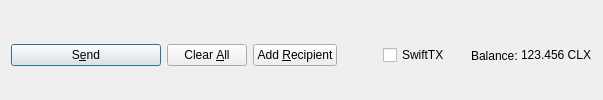
         <widget class="QFrame" name="frame_Send">
          <layout class="QHBoxLayout" name="horizontalLayout">
           <property name="bottomMargin">
            <number>0</number>
           </property>
           <item>
            <widget class="QPushButton" name="sendButton">
             <property name="minimumSize">
              <size>
               <width>150</width>
               <height>0</height>
              </size>
             </property>
             <property name="toolTip">
              <string>Confirm the send action</string>
             </property>
             <property name="text">
              <string>S&amp;end</string>
             </property>
             <property name="icon">
              <iconset resource="../coinclix.qrc">
               <normaloff>:/icons/send</normaloff>:/icons/send</iconset>
             </property>
             <property name="autoDefault">
              <bool>false</bool>
             </property>
             <property name="default">
              <bool>true</bool>
             </property>
            </widget>
           </item>
           <item>
            <widget class="QPushButton" name="clearButton">
             <property name="sizePolicy">
              <sizepolicy hsizetype="Minimum" vsizetype="Fixed">
               <horstretch>0</horstretch>
               <verstretch>0</verstretch>
              </sizepolicy>
             </property>
             <property name="toolTip">
              <string>Clear all fields of the form.</string>
             </property>
             <property name="text">
              <string>Clear &amp;All</string>
             </property>
             <property name="icon">
              <iconset resource="../coinclix.qrc">
               <normaloff>:/icons/remove</normaloff>:/icons/remove</iconset>
             </property>
             <property name="autoDefault">
              <bool>false</bool>
             </property>
            </widget>
           </item>
           <item>
            <widget class="QPushButton" name="addButton">
             <property name="toolTip">
              <string>Send to multiple recipients at once</string>
             </property>
             <property name="text">
              <string>Add &amp;Recipient</string>
             </property>
             <property name="icon">
              <iconset resource="../coinclix.qrc">
               <normaloff>:/icons/add</normaloff>:/icons/add</iconset>
             </property>
             <property name="autoDefault">
              <bool>false</bool>
             </property>
            </widget>
           </item>
           <item>
            <spacer name="horizontalSpacer">
             <property name="orientation">
              <enum>Qt::Horizontal</enum>
             </property>
             <property name="sizeHint" stdset="0">
              <size>
               <width>40</width>
               <height>20</height>
              </size>
             </property>
            </spacer>
           </item>
           <item>
            <layout class="QHBoxLayout" name="horizontalLayout_2">
             <property name="spacing">
              <number>3</number>
             </property>
             <item>
              <widget class="QCheckBox" name="checkSwiftTX">
               <property name="enabled">
                <bool>true</bool>
               </property>
               <property name="minimumSize">
                <size>
                 <width>85</width>
                 <height>0</height>
                </size>
               </property>
               <property name="text">
                <string>SwiftTX</string>
               </property>
              </widget>
             </item>
             <item>
              <widget class="QLabel" name="label">
               <property name="text">
                <string>Balance:</string>
               </property>
              </widget>
             </item>
             <item>
              <widget class="QLabel" name="labelBalance">
               <property name="sizePolicy">
                <sizepolicy hsizetype="Preferred" vsizetype="Fixed">
                 <horstretch>0</horstretch>
                 <verstretch>0</verstretch>
                </sizepolicy>
               </property>
               <property name="cursor">
                <cursorShape>IBeamCursor</cursorShape>
               </property>
               <property name="text">
                <string notr="true">123.456 CLX</string>
               </property>
               <property name="textInteractionFlags">
                <set>Qt::LinksAccessibleByMouse|Qt::TextSelectableByKeyboard|Qt::TextSelectableByMouse</set>
               </property>
              </widget>
             </item>
            </layout>
           </item>
          </layout>
         </widget>
